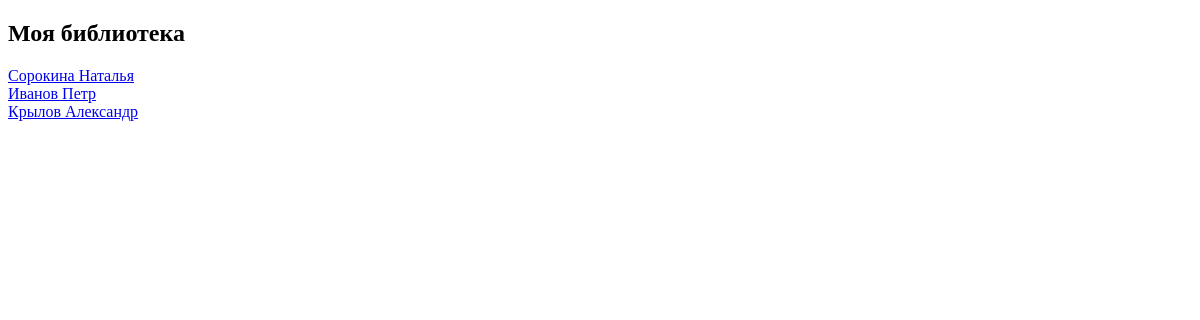
Before: / with the older database file.
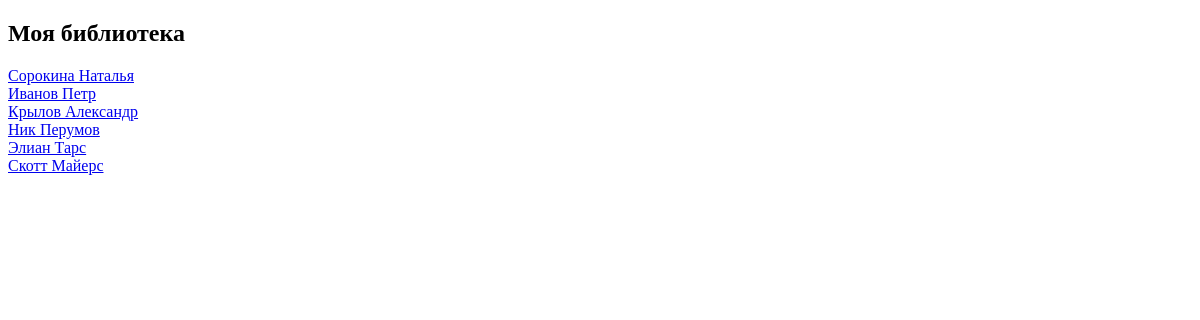
After: the same page with the newer database file.
### library/models.py (models this page shows)
class Author(models.Model):
    first_name = models.CharField(max_length=30, verbose_name='имя')
    last_name = models.CharField(max_length=30, verbose_name='фамилия')
    birth_date = models.DateField(verbose_name='дата рождения')
    city = models.CharField(max_length=30, verbose_name='город')
    class Meta:
        verbose_name = 'автор'
        verbose_name_plural = 'авторы'
    def __str__(self) -> str:
        return f'{self.first_name} {self.last_name}'
    def get_absolute_url(self):
        return reverse('author_detail', args=[str(self.pk)])

### library/views.py (the view)
# urls.py: path('', MainAuthorListView.as_view(), name='main'),
class MainAuthorListView(ListView):
    template_name = 'main.html'
    model = Author

### templates/main.html (shortened to what this page needs)
<!doctype html>
<html lang="en">
<head>
</head>
<body>
<h2> Моя библиотека </h2>
{% for object in object_list %}
    <div> <a href="{{ object.get_absolute_url }}"> {{ object }} </a></div>
{% endfor %}
</body>
</html>

Changed rows visible on the page:
added Author: first_name+last_name "Ник Перумов"
added Author: first_name+last_name "Элиан Тарс"
added Author: first_name+last_name "Скотт Майерс"
